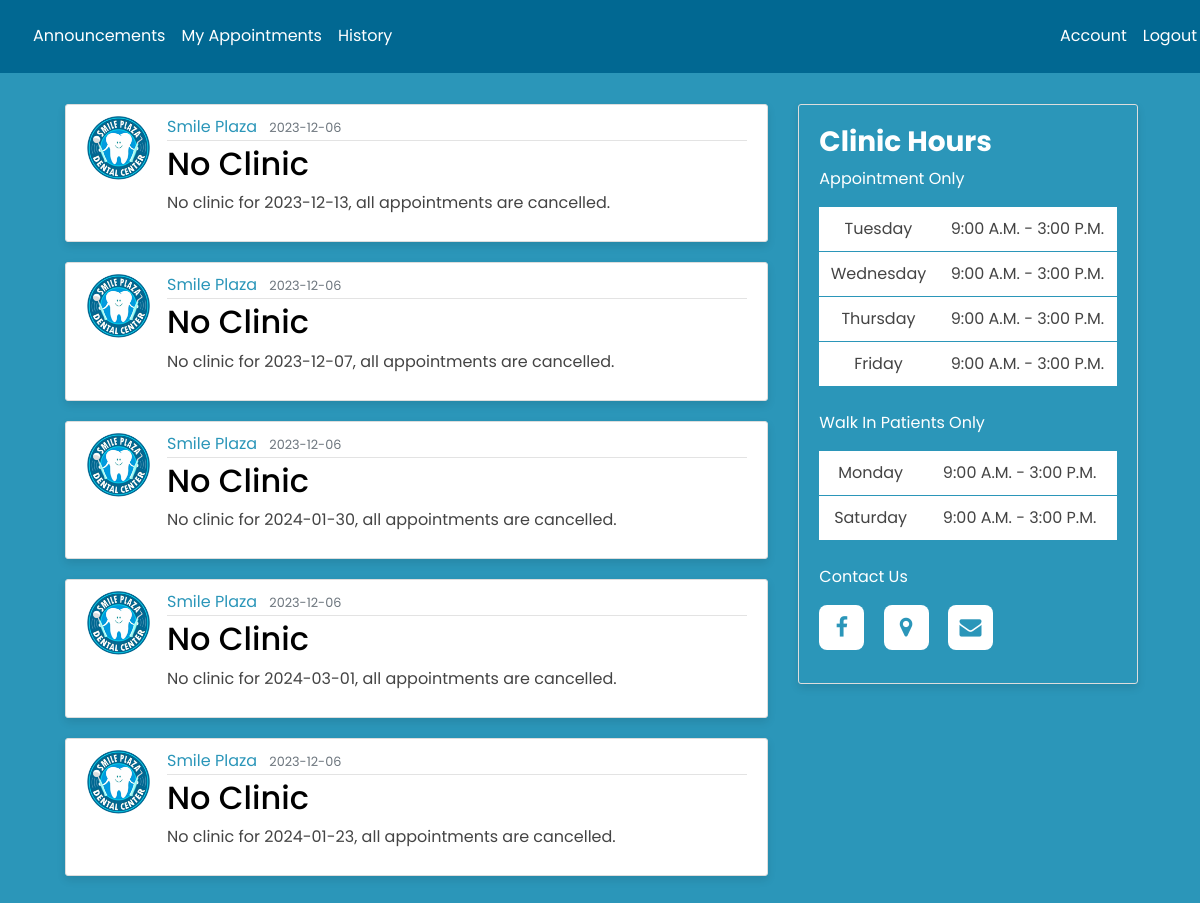
Screenshot of /customer_announcement?page=2 (signed in) with the database file from the repository.
### main/models.py (models this page shows, shortened)
class Post(db.Model):
    id = db.Column(db.Integer, primary_key=True)
    title = db.Column(db.String(100), nullable=False)
    date_posted = db.Column(db.DateTime, nullable=False, default=datetime.utcnow)
    content = db.Column(db.Text, nullable=False)
    user_id = db.Column(db.Integer, db.ForeignKey('user.id'), nullable=False)

class User(db.Model, UserMixin):
    id = db.Column(db.Integer, primary_key=True)
    FName = db.Column(db.String(30), nullable=False)
    MidName = db.Column(db.String(30), nullable=True)
    LName = db.Column(db.String(30), nullable=False)
    gender = db.Column(db.String(10), nullable=False)
    birthday = db.Column(db.String(8), nullable=False)
    age = db.Column(db.Integer, nullable=False)
    contact = db.Column(db.String(30), unique=True, nullable=False)
    address = db.Column(db.String(100), nullable=False)
    username = db.Column(db.String(20), unique=True, nullable=False)
    email = db.Column(db.String(120), unique=True, nullable=False)
    image_file = db.Column(db.String(20), nullable=False, default='default.jpg')
    password = db.Column(db.String(60), nullable=False)
    posts = db.relationship('Post', backref='author', lazy=True)

### main/main1/routes.py (the view)
@main1.route("/customer_announcement")
@login_required
def customer_announcement():
    if current_user.id != 1:
        page = request.args.get('page', 1, type=int)
        posts = Post.query.order_by(Post.date_posted.desc()).paginate(page=page, per_page=5)
        return render_template('customer_announcement.html', title='Announcement', posts=posts)
    else:
        return render_template('admin_announcement.html', title='Announcement', posts=posts)

### main/models.py (called while the page is built)
@login_manager.user_loader
def load_user(user_id):
    return User.query.get(int(user_id)) #SELECT * FROM User WHERE id = %s;

### main/templates/customer_announcement.html (shortened to what this page needs)
{% extends "customer_nav.html" %}
{% block content %}
  <body style="background-color: #2b96b9;">
    <div class="customer_announcement" style="width: 1100px;">
      <div class="row mx-auto" style="width: 1100px; ">
        <div class="col-md-8">
          {% for post in posts.items %}
          <fieldset>
            <article class="media content-section" style="box-shadow: 0 4px 8px rgba(0, 0, 0, 0.1);">
              <img class="rounded-circle article-img mb-auto" src="{{ url_for('static', filename = 'profile_pics/' + post.author.image_file) }}">
              <div class="media-body">
                <div class="article-metadata">
                  <a class="mr-2">{{ post.author.username }}</a>
                  <small class="text-muted">{{ post.date_posted.strftime('%Y-%m-%d') }}</small>
                </div>
                  <h2><a class="article-title">{{ post.title }}</a></h2>
                  <p class="article-content">{{ post.content }}</p>
              </div>
            </article>
          </fieldset>
          {% endfor %}
        </div>
        <div class="col-md-4">
          <div class="content-section clinic-hours" style="width: 340px; height: 580px;  box-shadow: 0 4px 8px rgba(0, 0, 0, 0.1);">
            <h3>Clinic Hours</h3>
            <p class="clinic-hrs-txt">Appointment Only</p>
            <table>
              <tr>
                <td>Tuesday</td>
                <td>9:00 A.M. - 3:00 P.M.</td>
              </tr>
              <tr>
                <td>Wednesday</td>
                <td>9:00 A.M. - 3:00 P.M.</td>
              </tr>
              <tr>
                <td>Thursday</td>
                <td>9:00 A.M. - 3:00 P.M.</td>
              </tr>
              <tr>
                <td>Friday</td>
                <td>9:00 A.M. - 3:00 P.M.</td>
            </tr>
            </table>
            <br>
            <p class="clinic-hrs-txt">Walk In Patients Only</p>
            <table>
              <tr>
                <td>Monday</td>
                <td>9:00 A.M. - 3:00 P.M.</td>
              </tr>
              <tr>
                <td>Saturday</td>
                <td>9:00 A.M. - 3:00 P.M.</td>
              </tr>
            </table>
            <br>
            <p class="clinic-hrs-txt">Contact Us</p>
            <div class="contact-icons">
              <a href="https://www.facebook.com/smileplazaDC" target="_blank"><i class='fa fa-facebook-f' ></i></a>
              <a href="https://maps.app.goo.gl/792nLswoVTeMA8ZG7" target = "_blank"><i class='fa fa-map-marker' ></i></a>
              <a href="#contact" target = "_blank"><i class='fa fa-envelope'></i></a>
            </div>
          </div>
        </div>
      </div>
    </div>
  </body>
{% endblock content %}

### main/static/nav.css (style rules this page uses)
* { font-family: 'Poppins', 'Sans-serif'; }
:root { --first-color: #2b96b9; --second-color: #000; --third-color: #b9f1ee; --fourth-color: #1ccae5; --main-color: #056892; --bg-color: #fff; --text-color: #000; --big-font: 5rem; --h2-font: 3rem; --p-font: 1.1rem; }
body { background: #fafafa; color: var(--first-color); margin-top: 5rem; }
.content-section { padding-top: 10%; }
h1, h2, h3, h4, h5, h6 { color: var(--text-color); }
.content-section { align-items: center; background: #ffffff; padding: 10px 20px; border: 1px solid #dddddd; border-radius: 3px; margin-bottom: 20px; }
.article-title { color: #444444; }
.article-content { white-space: pre-line; }
.article-img { height: 65px; width: 65px; margin-right: 16px; }
.article-metadata { padding-bottom: 1px; margin-bottom: 4px; border-bottom: 1px solid #e3e3e3 }
p.article-content { color: #444; }
.container .row .col-md-4 .content-section h3 { font-weight: bold; }
.container .content-section h3 { color: #fff; }
.clinic-hrs-txt { color: #fff; }
.clinic-hours { background-color: #2b96b9; padding: 20px; }
.content-section .contact-icons i { height: 45px; width: 45px; background: var(--bg-color); color: var(--first-color); font-size: 22px; display: inline-flex; align-items: center; justify-content: center; border-radius: 8px; margin-right: 15px; transition: all .45s ease; }
table { border-radius: 4px; border-collapse: collapse; width: 100%; background-color: #fff; }
td { border-bottom: 1px solid #2b96b9; padding: 8px; color: #444444; }
table { width: 100%; border-collapse: collapse; text-align: center; max-height: 100px; background-color: #ccc; }
tr { border-bottom: 1px solid #f1f1f1; }
td,th { border: collapse; padding-block: 10px; }

### rows the page displays
Post: image_file (picture), author.username "Smile Plaza", date_posted "2023-12-06", title "No Clinic", content "No clinic for 2023-12-13, all appointments are cancelled."
Post: image_file (picture), author.username "Smile Plaza", date_posted "2023-12-06", title "No Clinic", content "No clinic for 2023-12-07, all appointments are cancelled."
Post: image_file (picture), author.username "Smile Plaza", date_posted "2023-12-06", title "No Clinic", content "No clinic for 2024-01-30, all appointments are cancelled."
Post: image_file (picture), author.username "Smile Plaza", date_posted "2023-12-06", title "No Clinic", content "No clinic for 2024-03-01, all appointments are cancelled."
Post: image_file (picture), author.username "Smile Plaza", date_posted "2023-12-06", title "No Clinic", content "No clinic for 2024-01-23, all appointments are cancelled."
